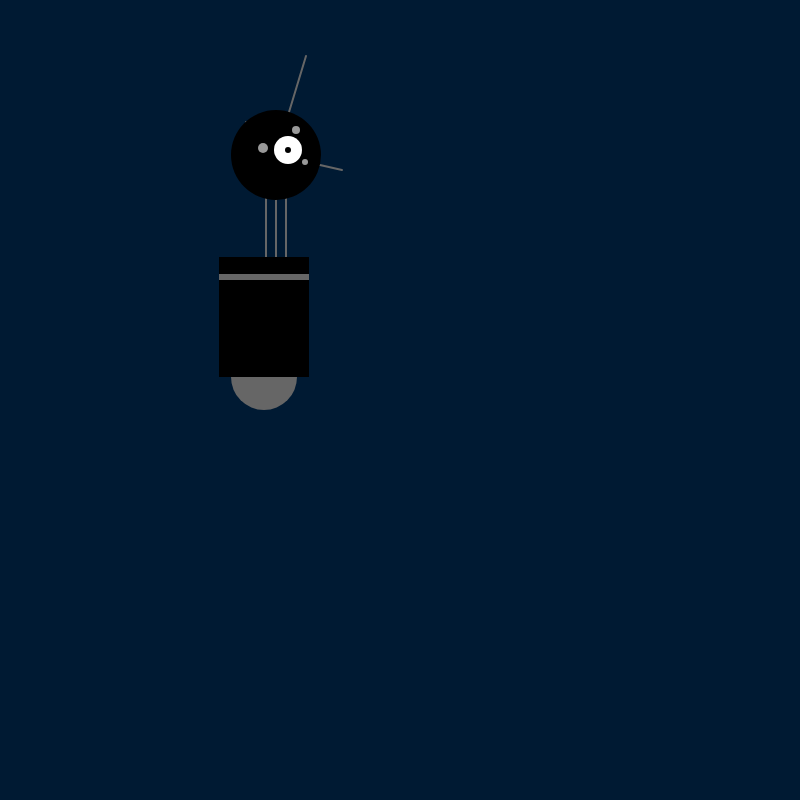
Frame 1 (no input)
Frame 60 (no input): identical to frame 1, image omitted
Frame 120 (the mouse pressed at the canvas centre since frame 60): identical to frame 1, image omitted

The p5.js sketch that drew this single still picture (run headless with seeded random() and noise() and a simulated clock; from frame 60 on, the mouse is pressed at the canvas centre):

// p5.js sketch
// ── sketch.js
/*
note: 

beginShaPpe() signals the start of a new shape, the vertex() is used to define each pair of x and y coordinates for the shape, endShape() is called to signal that shape is finished

*/

function setup() {
  createCanvas(800, 800);
  strokeWeight(2);
  ellipseMode(RADIUS);
}

function draw() {
  background(0, 26, 51);  
  //Neck 
  stroke(102);  // set strokc to gray
  line(266, 257, 266, 162); //left
  line(276, 257, 276, 162); //Middle
  line(286, 257, 286, 162); //Right
  
  //Antennae
  line(276, 155, 246, 122); //small
  line(276, 155, 306, 56); //tall
  line(276, 155, 342, 170); //Medium
  
  //Body
  noStroke(); //Disable stroke
  fill(102); //set fill to gray
  ellipse(264, 377, 33, 33); //Antigravity orb
  fill(0); //set fill to black
  rect(219, 257, 90, 120); //Main body
  fill(102); //set fill to gray
  rect(219, 274, 90, 6); //Gray Stripe
  
  //Head
  fill(0); 
  ellipse(276, 155, 45, 45); //Head
  fill(255); 
  ellipse(288, 150, 14, 14); //large eye
  fill(0); 
  ellipse(288, 150, 3, 3); //pupil
  fill(153); 
  ellipse(263, 148, 5, 5); //small eye 1
  ellipse(296, 130, 4, 4); //small eye 2
  ellipse(305, 162, 3, 3); //small eye 3
  
}
